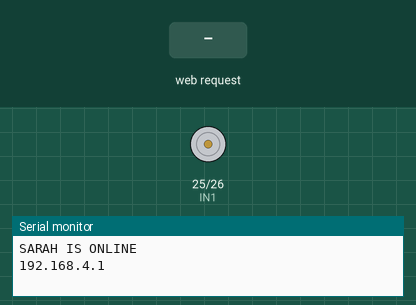
A sketch run on a simulated ESP32. On the bench: motor-driver pin pairs drawn as motors (green arrow = first pin HIGH = forward, orange = second pin HIGH = backward, longer = more drive), the last lines printed to the serial monitor. The inputs (shaded band) are chosen by the test bench.

Above: at 1.2 s.
1.3 s: HTTP request GET /forward received
At 1.7 s:
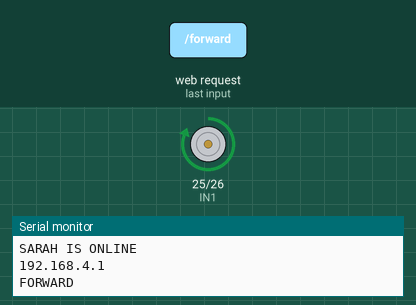
2.8 s: HTTP request GET /backward received
At 4.0 s:
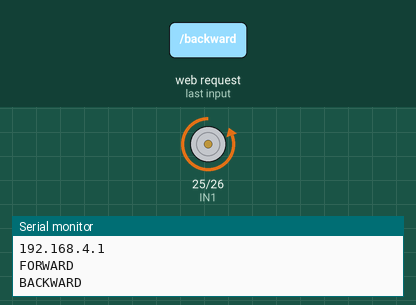
4.3 s: HTTP request GET /stop received
At 5.2 s:
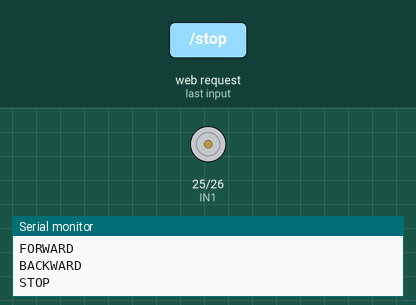
Timing chart, 0 to 7.3 s (numbered marks = the images above; inputs shaded):
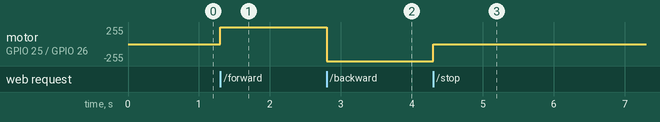

Measured:
- after the input at 1.3 s, motor on GPIO 25 (IN1) / GPIO 26 (IN2): stopped → forward 255/255 at once
- after the input at 2.8 s, motor on GPIO 25 (IN1) / GPIO 26 (IN2): forward 255/255 → backward 255/255 at once
- after the input at 4.3 s, motor on GPIO 25 (IN1) / GPIO 26 (IN2): backward 255/255 → stopped at once

The sketch:

sarah.ino
```cpp
#include <WiFi.h>
#include <WebServer.h>

const char* ssid = "SARAH";
const char* password = "SarahRobot";

const int IN1 = 25;
const int IN2 = 26;

WebServer server(80);

void stopMotor() {
  digitalWrite(IN1, LOW);
  digitalWrite(IN2, LOW);
}

void forwardMotor() {
  digitalWrite(IN1, HIGH);
  digitalWrite(IN2, LOW);
}

void backwardMotor() {
  digitalWrite(IN1, LOW);
  digitalWrite(IN2, HIGH);
}

void handleRoot() {
  String page = R"rawliteral(
<!DOCTYPE html>
<html>
<head>
  <meta name="viewport" content="width=device-width, initial-scale=1">
  <title>Sarah Control</title>
</head>
<body>
  <h1>Sarah Control</h1>

  <button onclick="sendCommand('/forward')" style="font-size:30px;">FORWARD</button>
  <br><br>

  <button onclick="sendCommand('/stop')" style="font-size:30px;">STOP</button>
  <br><br>

  <button onclick="sendCommand('/backward')" style="font-size:30px;">BACKWARD</button>

<script>
function sendCommand(cmd) {
  fetch(cmd)
    .then(response => response.text())
    .then(data => console.log(data))
    .catch(error => console.log(error));
}
</script>

</body>
</html>
)rawliteral";

  server.send(200, "text/html", page);
}

void handleForward() {
  forwardMotor();
  Serial.println("FORWARD");
  server.send(200, "text/plain", "OK");
}

void handleBackward() {
  backwardMotor();
  Serial.println("BACKWARD");
  server.send(200, "text/plain", "OK");
}

void handleStop() {
  stopMotor();
  Serial.println("STOP");
  server.send(200, "text/plain", "OK");
}

void setup() {
  Serial.begin(115200);

  pinMode(IN1, OUTPUT);
  pinMode(IN2, OUTPUT);

  stopMotor();

  WiFi.softAP(ssid, password);

  Serial.println("SARAH IS ONLINE");
  Serial.println(WiFi.softAPIP());

  server.on("/", handleRoot);
  server.on("/forward", handleForward);
  server.on("/backward", handleBackward);
  server.on("/stop", handleStop);

  server.begin();
}

void loop() {
  server.handleClient();
}
```
